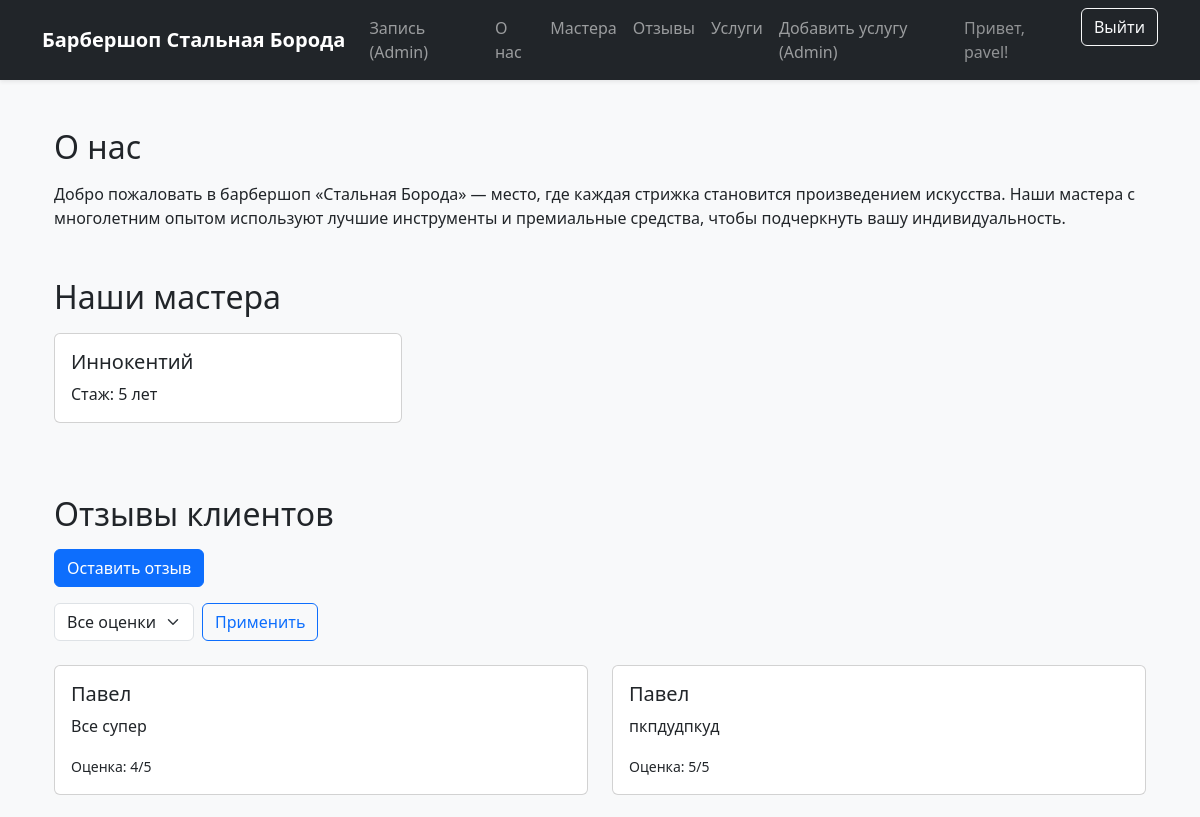
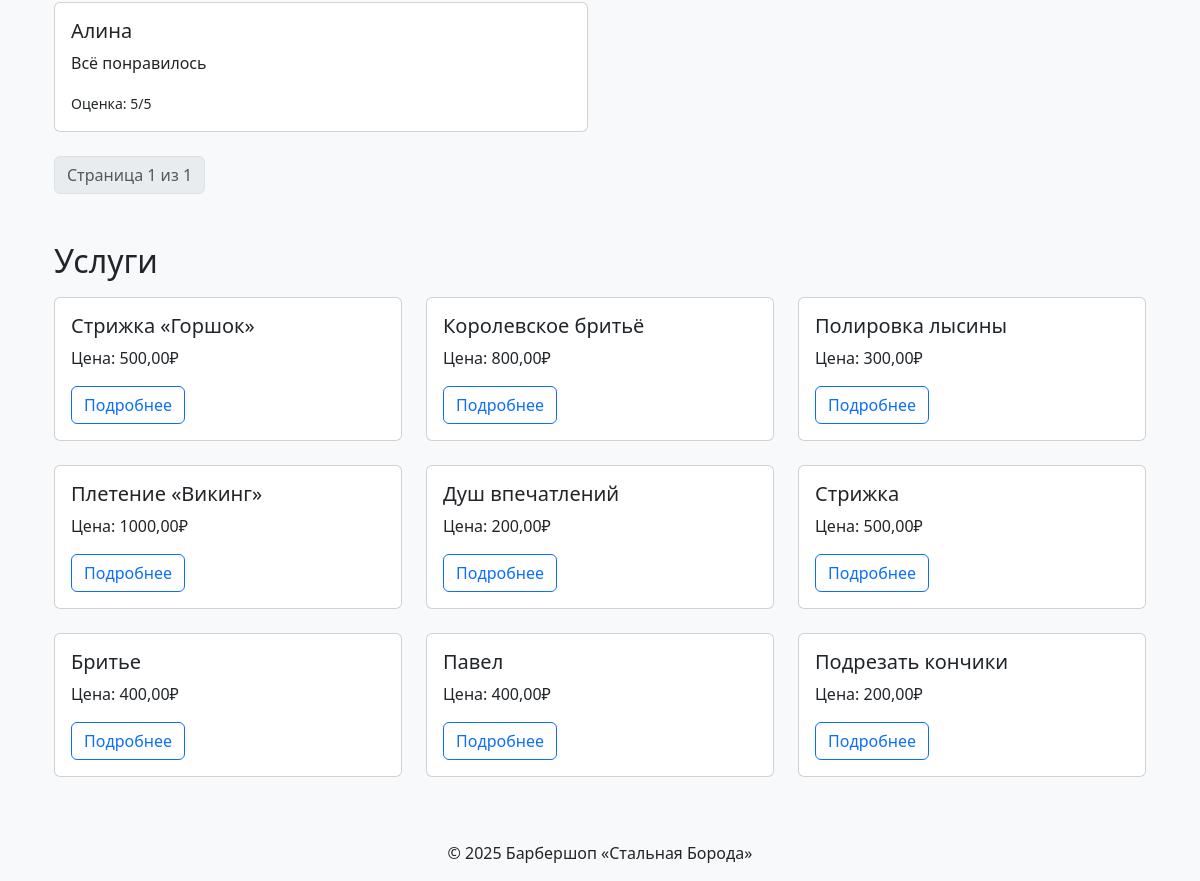
Page / (signed in) on the earlier database version (2 pictures, top to bottom).
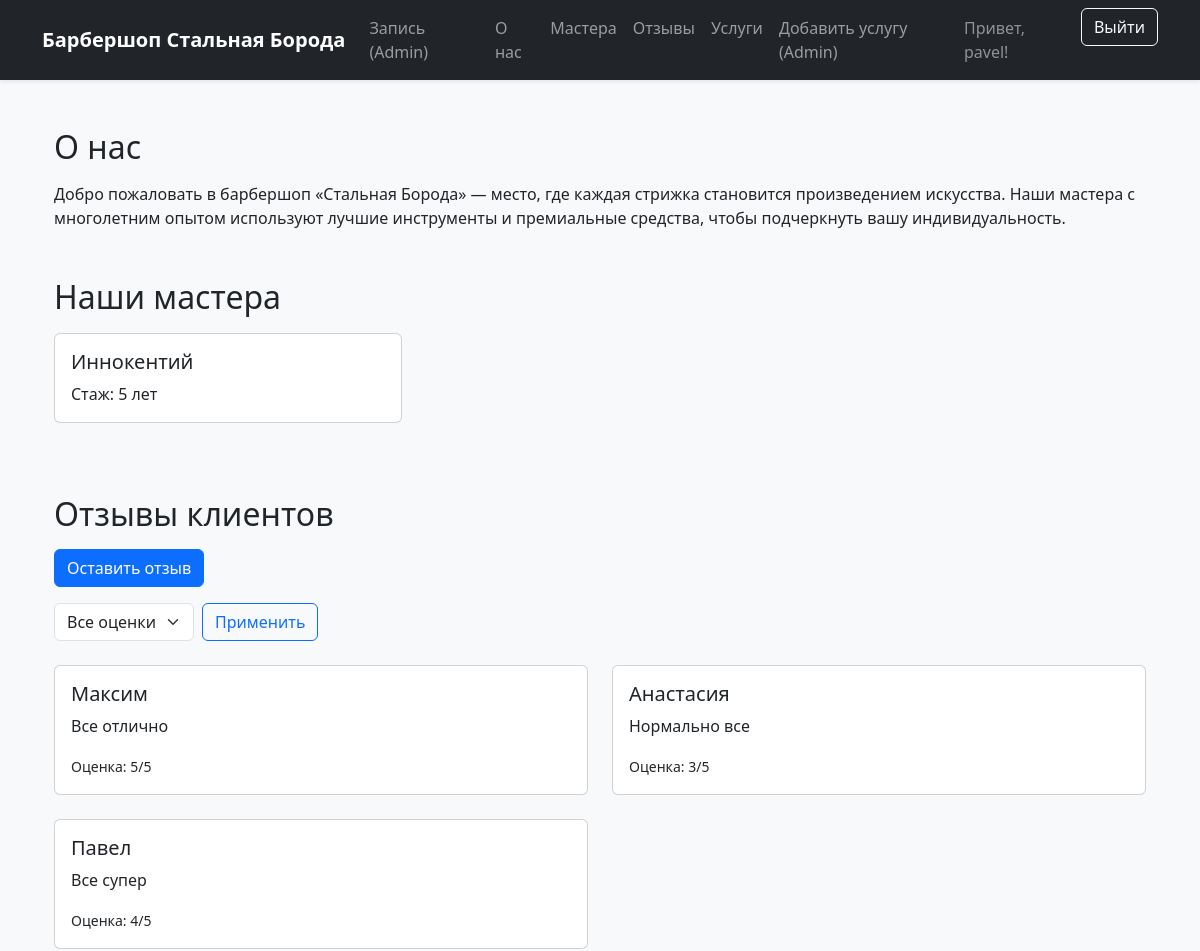
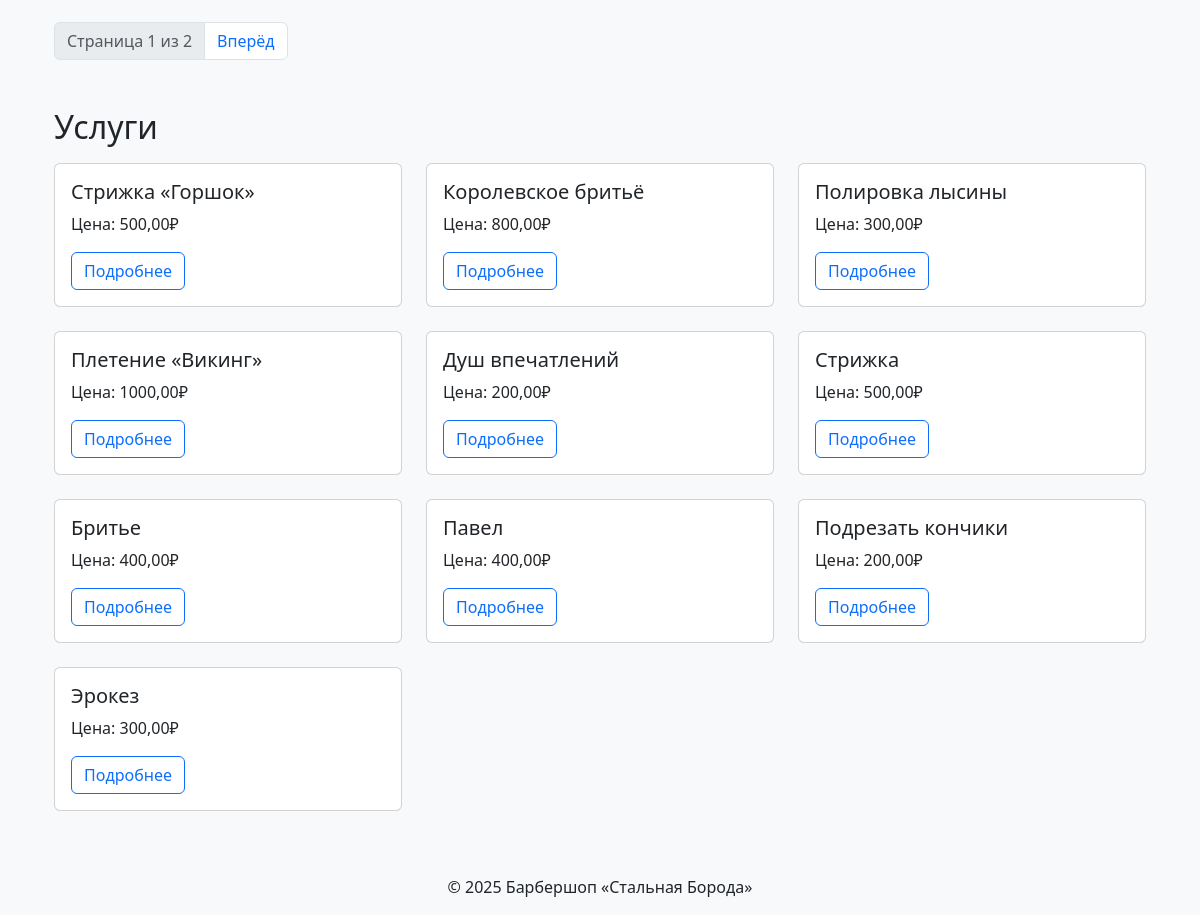
Same page on the later database version (2 pictures, top to bottom).
### core/models.py (models this page shows, shortened)
class Master(models.Model):
    name = models.CharField(max_length=150, verbose_name="Имя")
    photo = models.ImageField(upload_to="masters/", blank=True, verbose_name="Фотография")
    phone = models.CharField(max_length=20, verbose_name="Телефон")
    address = models.CharField(max_length=255, verbose_name="Адрес")
    experience = models.PositiveIntegerField(verbose_name="Стаж работы (лет)")
    services = models.ManyToManyField(Service, related_name="masters", verbose_name="Услуги")
    is_active = models.BooleanField(default=True, verbose_name="Активен")
    class Meta:
        verbose_name = "Мастер"
        verbose_name_plural = "Мастера"

class Review(models.Model):
    text = models.TextField(verbose_name="Текст отзыва")
    client_name = models.CharField(max_length=100, blank=True, verbose_name="Имя клиента")
    master = models.ForeignKey(Master, on_delete=models.CASCADE, verbose_name="Мастер")
    photo = models.ImageField(upload_to="reviews/", blank=True, null=True, verbose_name="Фотография")
    created_at = models.DateTimeField(auto_now_add=True, verbose_name="Дата создания")
    rating = models.PositiveSmallIntegerField(
        validators=[MinValueValidator(1), MaxValueValidator(5)], verbose_name="Оценка"
    )
    is_published = models.BooleanField(default=True, verbose_name="Опубликован")
    class Meta:
        verbose_name = "Отзыв"
        verbose_name_plural = "Отзывы"

class Service(models.Model):
    name = models.CharField(max_length=200, verbose_name="Название", db_index=True)
    description = models.TextField(blank=True, verbose_name="Описание")
    price = models.DecimalField(max_digits=10, decimal_places=2, verbose_name="Цена", db_index=True)
    duration = models.PositiveIntegerField(verbose_name="Длительность (минут)")
    is_popular = models.BooleanField(default=False, verbose_name="Популярная услуга")
    image = models.ImageField(upload_to="services/", blank=True, verbose_name="Изображение")
    class Meta:
        verbose_name = "Услуга"
        verbose_name_plural = "Услуги"
        indexes = [
            models.Index(fields=["name", "price"]),  # составной индекс
        ]

### barbershop/views.py (the view)
# urls.py: path('', LandingPageView.as_view(), name='landing'),
class LandingPageView(LoginRequiredMixin, TemplateView):
    login_url = reverse_lazy('login')
    template_name = "core/landing.html"
    def get_context_data(self, **kw):
        ctx = super().get_context_data(**kw)
        masters = Master.objects.filter(is_active=True)
        services = Service.objects.all()
        rating = self.request.GET.get("rating")
        qs = Review.objects.filter(is_published=True).order_by("-created_at")
        if rating:
            qs = qs.filter(rating=rating)
        paginator = Paginator(qs, 3)
        ctx.update({
            "masters": masters,
            "services": services,
            "page_obj": paginator.get_page(self.request.GET.get("page")),
        })
        return ctx

### barbershop/templates/core/landing.html (shortened to what this page needs)
{% extends "base.html" %}
{% block content %}
  <section id="about" class="container mt-4">
    <h2 class="mb-3">О нас</h2>
    <p>
      Добро пожаловать в барбершоп «Стальная Борода» — место, где каждая стрижка
      становится произведением искусства. Наши мастера с многолетним опытом
      используют лучшие инструменты и премиальные средства, чтобы подчеркнуть
      вашу индивидуальность.
    </p>
  </section>
  <section id="masters" class="container mt-5">
    <h2 class="mb-3">Наши мастера</h2>
    <div class="row">
      {% for master in masters %}
        <div class="col-md-4 mb-4">
          <div class="card h-100">
            <div class="card-body">
              <h5 class="card-title">{{ master.name }}</h5>
              <p class="card-text">Стаж: {{ master.experience }} лет</p>
            </div>
          </div>
        </div>
      {% endfor %}
    </div>
  </section>
  <section id="reviews" class="container mt-5">
    <h2 class="mb-3">Отзывы клиентов</h2>
    <div class="mb-3">
      <a href="{% url 'create_review' %}" class="btn btn-primary">Оставить отзыв</a>
    </div>
    <form method="get" class="mb-4 row g-2 align-items-center">
      <div class="col-auto">
        <select name="rating" class="form-select">
          <option value="">Все оценки</option>
        </select>
      </div>
      <div class="col-auto">
        <button type="submit" class="btn btn-outline-primary">Применить</button>
      </div>
    </form>
    <div class="row">
      {% for review in page_obj %}
        <div class="col-md-6 mb-4">
          <div class="card">
            <div class="card-body">
              <h5 class="card-title">{{ review.client_name }}</h5>
              <p class="card-text">{{ review.text }}</p>
              <p class="card-text"><small>Оценка: {{ review.rating }}/5</small></p>
            </div>
          </div>
        </div>
      {% empty %}
        <p class="text-muted">Нет отзывов с таким рейтингом.</p>
      {% endfor %}
    </div>
    <nav aria-label="Навигация по отзывам">
      <ul class="pagination">
        <li class="page-item disabled">
          <span class="page-link">
            Страница {{ page_obj.number }} из {{ page_obj.paginator.num_pages }}
          </span>
        </li>
        {% if page_obj.has_next %}
          <li class="page-item">
            <a
              class="page-link"
              href="?page={{ page_obj.next_page_number }}{% if request.GET.rating %}&rating={{ request.GET.rating }}{% endif %}"
            >
              Вперёд
            </a>
          </li>
        {% endif %}
      </ul>
    </nav>
  </section>
  <section id="services" class="container mt-5">
    <h2 class="mb-3">Услуги</h2>
    <div class="row">
      {% for service in services %}
        <div class="col-md-4 mb-4">
          <div class="card h-100">
            <div class="card-body">
              <h5 class="card-title">{{ service.name }}</h5>
              <p class="card-text">Цена: {{ service.price }}₽</p>
              <button
                class="btn btn-outline-primary"
                data-bs-toggle="modal"
                data-bs-target="#serviceModal{{ service.id }}"
              >
                Подробнее
              </button>
            </div>
          </div>
        </div>
      {% endfor %}
    </div>
  </section>
{% endblock %}

### barbershop/templates/base.html (shortened to what this page needs)
{% load static %}
<!DOCTYPE html>
<html lang="ru">
  <head>
    <link
      href="https://cdn.jsdelivr.net/npm/bootstrap@5.3.2/dist/css/bootstrap.min.css"
      rel="stylesheet"
    />
    <link
      href="https://cdn.jsdelivr.net/npm/bootstrap-icons/font/bootstrap-icons.css"
      rel="stylesheet"
    />
  </head>
  <body>
    {% block header %}
      {% include 'includes/menu.html' %}
    {% endblock %}
    <main class="container py-4">
      {% block content %}{% endblock %}
    </main>
    {% block footer %}
      <footer class="text-center py-3">© 2025 Барбершоп «Стальная Борода»</footer>
    {% endblock %}
  </body>
</html>

### barbershop/templates/includes/menu.html (shortened to what this page needs)
<nav class="navbar navbar-expand-lg navbar-dark bg-dark shadow-sm">
    <div class="container">
        <a class="navbar-brand fw-bold" href="{% url 'landing' %}">Барбершоп Стальная Борода</a>
        <div class="collapse navbar-collapse" id="navbarNav">
            <ul class="navbar-nav me-auto mb-2 mb-lg-0">
                {% if user.is_staff %}
                    <li class="nav-item">
                        <a class="nav-link" href="{% url 'orders_list' %}">Запись (Admin)</a>
                    </li>
                {% endif %}
                <li class="nav-item">
                    <a class="nav-link" href="{% url 'landing' %}#about">О нас</a>
                </li>
                <li class="nav-item">
                    <a class="nav-link" href="{% url 'landing' %}#masters">Мастера</a>
                </li>
                <li class="nav-item">
                    <a class="nav-link" href="{% url 'landing' %}#reviews">Отзывы</a>
                </li>
                <li class="nav-item">
                    <a class="nav-link" href="{% url 'landing' %}#services">Услуги</a>
                </li>
                {% if user.is_staff %}
                    <li class="nav-item">
                        <a class="nav-link" href="{% url 'service_create' %}">Добавить услугу (Admin)</a>
                    </li>
                {% endif %}
            </ul>
            <ul class="navbar-nav ms-auto mb-2 mb-lg-0">
                {% if user.is_authenticated %}
                    <li class="nav-item d-flex align-items-center me-3">
                        <span class="navbar-text text-white-50">Привет, {{ user.username }}!</span>
                    </li>
                    <li class="nav-item">
                        <form method="post" action="{% url 'logout' %}" class="d-inline">
                            <button type="submit" class="btn btn-outline-light">Выйти</button>
                        </form>
                    </li>
                {% endif %}
            </ul>
        </div>
    </div>
</nav>

### barbershop/templates/base.html (style rules this page uses)
body { background-color: #f8f9fa; }
html { scroll-behavior: smooth; }

Differences in the rows shown:
no longer on this page (row unchanged): Review: client_name "Павел", text "пкпдудпкуд", rating "5"
no longer on this page (row unchanged): Review: client_name "Алина", text "Всё понравилось", rating "5"
added Review: client_name "Максим", text "Все отлично", rating "5"
added Review: client_name "Анастасия", text "Нормально все", rating "3"
added Service: name "Эрокез", price "300,00"
Other differences:
{{ page_obj.paginator.num_pages }}: "1" → "2"
text now shown: "Вперёд"
